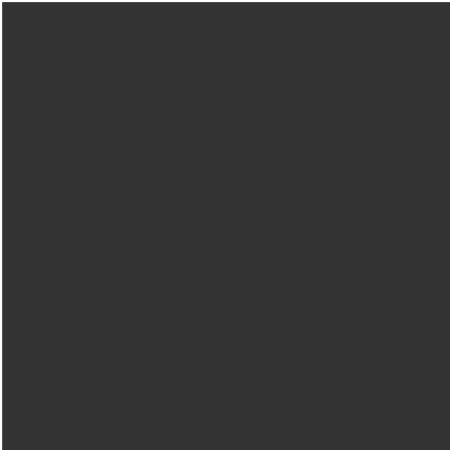
Frame 1 (no input)
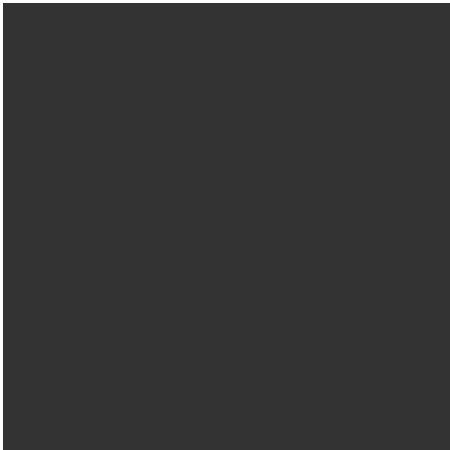
Frame 60 (the mouse pressed at the canvas centre just before this capture)
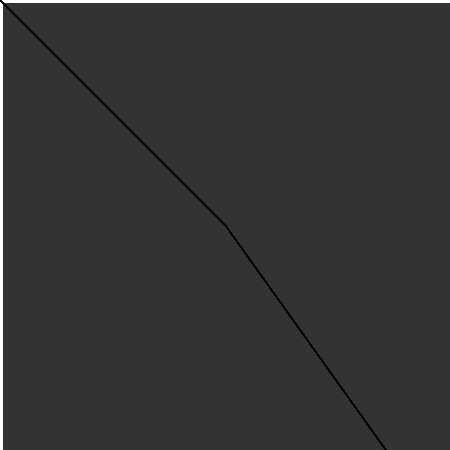
Frame 120 (the mouse held since frame 60 and released just before this capture)

The Processing sketch that drew these frames (run headless with seeded random() and noise(); from frame 60 on, the mouse is pressed at the canvas centre):

// Processing sketch: processing_59965
// ── processing_59965.pde

void setup(){
  size(450,450);
  background(52,51,51);
  noCursor();
  rectMode(CENTER);
  smooth();
  frameRate(5);

}


void draw(){  
  if(mousePressed){
    stroke(0);
    strokeWeight(1.0);
  line(0,0,mouseX,mouseY);
  line(450,540,mouseX,mouseY);
  }else{
    stroke(255);
    strokeWeight(3.3);
    line (450,0,mouseX,mouseY);
    line(0,450,mouseX,mouseY);
  
}


}
